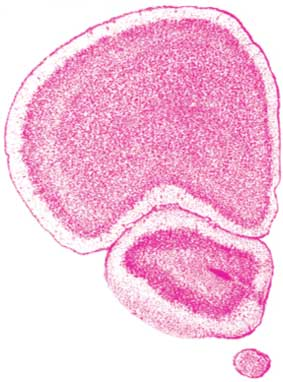
#> input picture dataset2/Hist-Level-05.jpg, 283 x 382 px
$ python color_cluster.py   (Python 2 division)
#> lines starting #> are read from the running program, lines starting #| are printed output that depends on the picture
# -*- coding: utf-8 -*-
"""
Course: CS 4365/5354 [Computer Vision]
Author: Jose Perez [ID: 80473954]
Assignment: Lab 4
Instructor: Olac Fuentes
"""
from timeit import default_timer as timer
from PIL import Image, ImageEnhance
import numpy as np
import pylab as plt
from math import ceil
from sklearn.cluster import KMeans
from scipy.ndimage.filters import maximum_filter

# =============== Variables
filename = "dataset2/Hist-Level-05"
k_min = 3
k_max = 5
k_step = 1

# =============== Constants
DECIMALS = '{:.3f}' # Set the decimals for the timer results
IMAGE_COLUMNS = 3.0 # (Floating pt) Number of images to show per row in results

# ============================== Load image
im = Image.open(filename + ".jpg")
#> im is the input picture: PIL image 283x382 RGB; mean R, G, B 243.7, 195.8, 221.2

sharpness = ImageEnhance.Sharpness(im)
im = sharpness.enhance(0.5)

brightness = ImageEnhance.Brightness(im)
im = brightness.enhance(1.2)
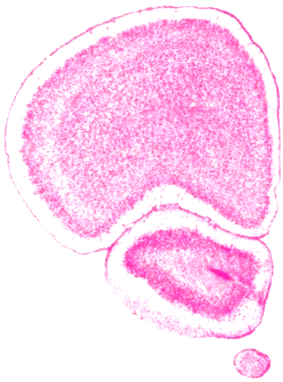
#> im: PIL image 283x382 RGB; mean R, G, B 254.7, 214.8, 242.2

color = ImageEnhance.Color(im)
im = color.enhance(1)

contrast = ImageEnhance.Contrast(im)
im = contrast.enhance(1.5)
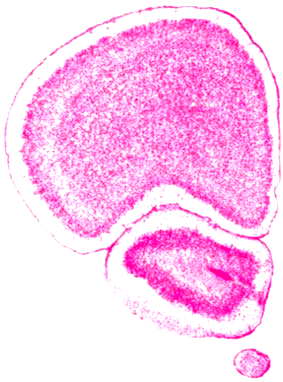
#> im: PIL image 283x382 RGB; mean R, G, B 254.9, 201.3, 240.6

im = maximum_filter(np.array(im), size=(3,1,1))
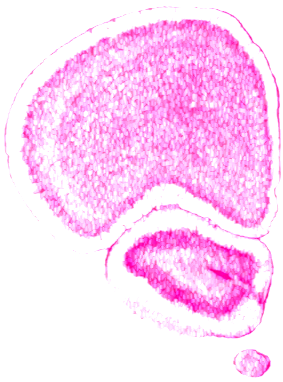
#> im: shape (382, 283, 3); mean R, G, B 255, 213.8, 248.1

im_original = np.array(im, dtype=np.uint8)

# Flatten for k-means
(w, h, c) = im_original.shape
#> w = 382; h = 283; c = 3
im_flat = np.reshape(im_original, (w * h, c))

# Prepare figure
#figure = plt.figure(0, figsize=(4, 7))
#figure.suptitle(filename + " | k-means" )
nrows = ceil(k_max / k_step / IMAGE_COLUMNS)

start_time = timer()
for k in range(k_min, k_max+k_step, k_step):
    temp = im_flat.copy()
    # Run K-Means
    start_time = timer()
    k_means = KMeans(n_clusters = k).fit(temp)
    #print "K-Means took ", time_format.format(timer() - start_time) , "s for k =", k

    start_time = timer()
    for cluster in range(k):
        temp[k_means.labels_ == cluster] = k_means.cluster_centers_[cluster]

    new_im = np.reshape(temp, (w, h, c)).astype(np.uint8)
    plt.figure(k + 1, figsize=(8, 8))
    plt.imshow(new_im)

    Image.fromarray(new_im).save(filename + "-k" + str(k) + "-new.jpg")
#> this loop made 3 passes
#> pass 1, `new_im = np.reshape(temp, (w, h, c)).astype(np.uint8)`:
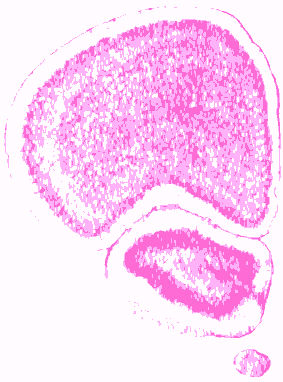
#> new_im: shape (382, 283, 3); mean of channels 0, 1, 2 254.9, 213.4, 247.1; drawn as R, G, B
#> pass 2, `new_im = np.reshape(temp, (w, h, c)).astype(np.uint8)`:
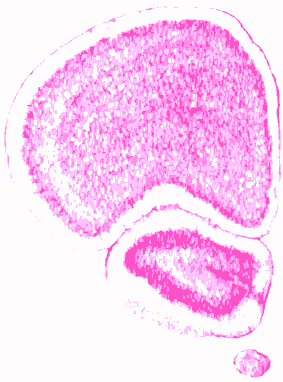
#> new_im: shape (382, 283, 3); mean of channels 0, 1, 2 254.8, 212.9, 247.2; drawn as R, G, B
#> pass 3, `new_im = np.reshape(temp, (w, h, c)).astype(np.uint8)`:
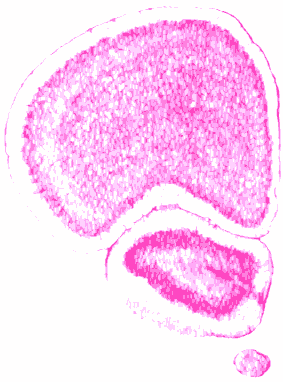
#> new_im: shape (382, 283, 3); mean of channels 0, 1, 2 254.9, 213.6, 247.2; drawn as R, G, B


    # [7 lines of commented-out code are left out]

plt.show()

print "Took ", DECIMALS.format(timer() - start_time) , "s"

$ run again, with dataset2/Hist-Level-01.jpg copied over dataset2/Hist-Level-05.jpg
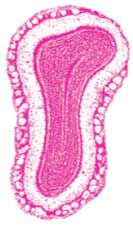
#> input picture dataset2/Hist-Level-01.jpg, 133 x 226 px
#> im is the input picture: PIL image 133x226 RGB; mean R, G, B 242.3, 185.3, 217.5
#> `im = maximum_filter(np.array(im), size=(3,1,1))`:
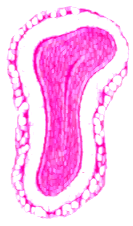
#> im: shape (226, 133, 3); mean R, G, B 255, 197.2, 242.1
#> the loop `for k in range(k_min, k_max+k_step, k_step):` made 3 passes
#> pass 3, `new_im = np.reshape(temp, (w, h, c)).astype(np.uint8)`:
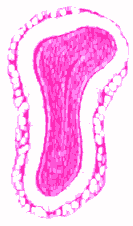
#> new_im: shape (226, 133, 3); mean of channels 0, 1, 2 254.8, 196.6, 241.4; drawn as R, G, B

$ run again, with dataset2/Hist-Level-02.jpg copied over dataset2/Hist-Level-05.jpg
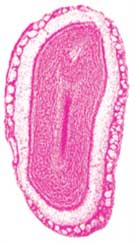
#> input picture dataset2/Hist-Level-02.jpg, 135 x 244 px
#> im is the input picture: PIL image 135x244 RGB; mean R, G, B 241.6, 180, 213.6
#> `im = brightness.enhance(1.2)`:
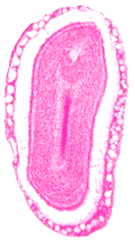
#> im: PIL image 135x244 RGB; mean R, G, B 254.6, 198.5, 235.4
#> the loop `for k in range(k_min, k_max+k_step, k_step):` made 3 passes
#> pass 3, `new_im = np.reshape(temp, (w, h, c)).astype(np.uint8)`:
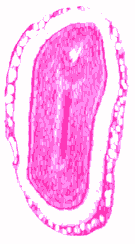
#> new_im: shape (244, 135, 3); mean of channels 0, 1, 2 254.8, 191.4, 240.5; drawn as R, G, B

$ run again, with dataset2/Hist-Level-03.jpg copied over dataset2/Hist-Level-05.jpg
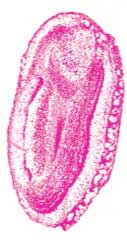
#> input picture dataset2/Hist-Level-03.jpg, 127 x 248 px
#> im is the input picture: PIL image 127x248 RGB; mean R, G, B 242.9, 193.1, 220.5
#> `im = maximum_filter(np.array(im), size=(3,1,1))`:
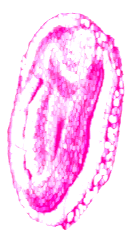
#> im: shape (248, 127, 3); mean R, G, B 255, 210, 245.4
#> the loop `for k in range(k_min, k_max+k_step, k_step):` made 3 passes
#> pass 3, `new_im = np.reshape(temp, (w, h, c)).astype(np.uint8)`:
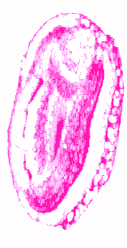
#> new_im: shape (248, 127, 3); mean of channels 0, 1, 2 254.9, 209.6, 244.5; drawn as R, G, B
